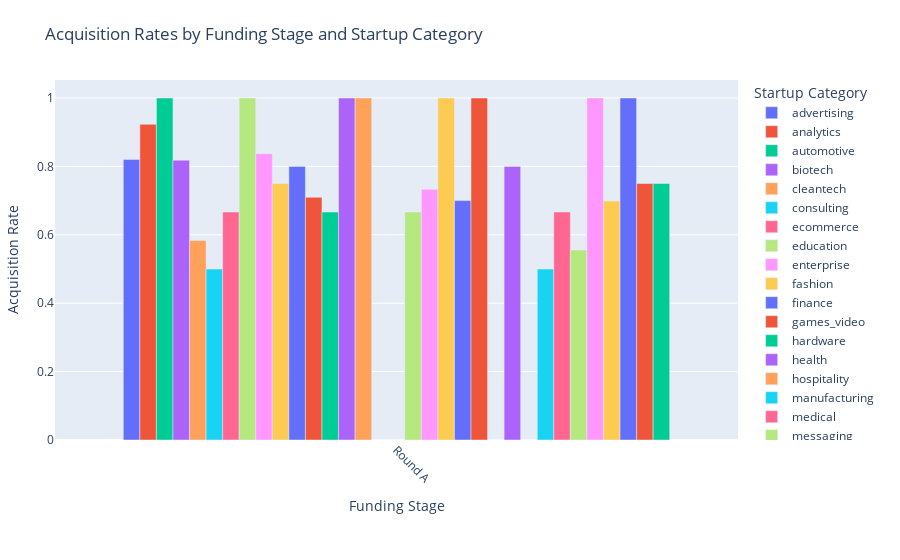

Notebook source saved alongside this figure:
### Code cell
rounda = [
    {
        "$project": {
            "category": "$category_code",
            "funding_stages": [
                {"stage": "Round A", "present": "$has_roundA"},

            ],
            "status": "$status"
        }
    },
    {
        "$unwind": "$funding_stages"  
    },
    {
        "$match": {"funding_stages.present": 1} 
    },
    {
        "$group": {
            "_id": {
                "category": "$category",
                "funding_stage": "$funding_stages.stage"
            },
            "totalCount": {"$sum": 1},
            "acquiredCount": {
                "$sum": {"$cond": [{"$eq": ["$status", "acquired"]}, 1, 0]}
            }
        }
    },
    {
        "$addFields": {
            "acquisition_rate": {"$divide": ["$acquiredCount", "$totalCount"]}
        }
    },
    {"$sort": {"_id.category": 1, "_id.funding_stage": 1}}
]
# Run
result = list(startup_data.aggregate(rounda))

data = pd.DataFrame(result)

# Flatten the _id field into separate columns
data = pd.concat([data.drop(columns="_id"), data["_id"].apply(pd.Series)], axis=1)

# Rename columns for clarity
data.rename(columns={"category": "Startup Category", "funding_stage": "Funding Stage"}, inplace=True)

# Create a grouped bar chart
fig = px.bar(
    data,
    x="Funding Stage",
    y="acquisition_rate",
    color="Startup Category",  
    title="Acquisition Rates by Funding Stage and Startup Category",
    labels={
        "Funding Stage": "Funding Stage",
        "acquisition_rate": "Acquisition Rate",
        "Startup Category": "Startup Category"
    },
    barmode="group"  
)

# Adjust layout for readability
fig.update_layout(
    xaxis=dict(tickangle=45),  
    legend=dict(title="Startup Category"),
    margin=dict(l=40, r=40, t=80, b=120) 

fig.show()

### Figure 1 — Plotly figure (JSON) as saved in the notebook; plotly's stock layout.template omitted (floating-point values rounded to 4 significant figures)
{"data": [{"alignmentgroup": "True", "hovertemplate": "Startup Category=advertising<br>Funding Stage=%{x}<br>Acquisition Rate=%{y}<extra></extra>", "legendgroup": "advertising", "marker": {"color": "#636efa", "pattern": {"shape": ""}}, "name": "advertising", "offsetgroup": "advertising", "orientation": "v", "showlegend": true, "textposition": "auto", "type": "bar", "x": ["Round A"], "xaxis": "x", "y": [0.8205], "yaxis": "y"}, {"alignmentgroup": "True", "hovertemplate": "Startup Category=analytics<br>Funding Stage=%{x}<br>Acquisition Rate=%{y}<extra></extra>", "legendgroup": "analytics", "marker": {"color": "#EF553B", "pattern": {"shape": ""}}, "name": "analytics", "offsetgroup": "analytics", "orientation": "v", "showlegend": true, "textposition": "auto", "type": "bar", "x": ["Round A"], "xaxis": "x", "y": [0.9231], "yaxis": "y"}, {"alignmentgroup": "True", "hovertemplate": "Startup Category=automotive<br>Funding Stage=%{x}<br>Acquisition Rate=%{y}<extra></extra>", "legendgroup": "automotive", "marker": {"color": "#00cc96", "pattern": {"shape": ""}}, "name": "automotive", "offsetgroup": "automotive", "orientation": "v", "showlegend": true, "textposition": "auto", "type": "bar", "x": ["Round A"], "xaxis": "x", "y": [1], "yaxis": "y"}, {"alignmentgroup": "True", "hovertemplate": "Startup Category=biotech<br>Funding Stage=%{x}<br>Acquisition Rate=%{y}<extra></extra>", "legendgroup": "biotech", "marker": {"color": "#ab63fa", "pattern": {"shape": ""}}, "name": "biotech", "offsetgroup": "biotech", "orientation": "v", "showlegend": true, "textposition": "auto", "type": "bar", "x": ["Round A"], "xaxis": "x", "y": [0.8182], "yaxis": "y"}, {"alignmentgroup": "True", "hovertemplate": "Startup Category=cleantech<br>Funding Stage=%{x}<br>Acquisition Rate=%{y}<extra></extra>", "legendgroup": "cleantech", "marker": {"color": "#FFA15A", "pattern": {"shape": ""}}, "name": "cleantech", "offsetgroup": "cleantech", "orientation": "v", "showlegend": true, "textposition": "auto", "type": "bar", "x": ["Round A"], "xaxis": "x", "y": [0.5833], "yaxis": "y"}, {"alignmentgroup": "True", "hovertemplate": "Startup Category=consulting<br>Funding Stage=%{x}<br>Acquisition Rate=%{y}<extra></extra>", "legendgroup": "consulting", "marker": {"color": "#19d3f3", "pattern": {"shape": ""}}, "name": "consulting", "offsetgroup": "consulting", "orientation": "v", "showlegend": true, "textposition": "auto", "type": "bar", "x": ["Round A"], "xaxis": "x", "y": [0.5], "yaxis": "y"}, {"alignmentgroup": "True", "hovertemplate": "Startup Category=ecommerce<br>Funding Stage=%{x}<br>Acquisition Rate=%{y}<extra></extra>", "legendgroup": "ecommerce", "marker": {"color": "#FF6692", "pattern": {"shape": ""}}, "name": "ecommerce", "offsetgroup": "ecommerce", "orientation": "v", "showlegend": true, "textposition": "auto", "type": "bar", "x": ["Round A"], "xaxis": "x", "y": [0.6667], "yaxis": "y"}, {"alignmentgroup": "True", "hovertemplate": "Startup Category=education<br>Funding Stage=%{x}<br>Acquisition Rate=%{y}<extra></extra>", "legendgroup": "education", "marker": {"color": "#B6E880", "pattern": {"shape": ""}}, "name": "education", "offsetgroup": "education", "orientation": "v", "showlegend": true, "textposition": "auto", "type": "bar", "x": ["Round A"], "xaxis": "x", "y": [1], "yaxis": "y"}, {"alignmentgroup": "True", "hovertemplate": "Startup Category=enterprise<br>Funding Stage=%{x}<br>Acquisition Rate=%{y}<extra></extra>", "legendgroup": "enterprise", "marker": {"color": "#FF97FF", "pattern": {"shape": ""}}, "name": "enterprise", "offsetgroup": "enterprise", "orientation": "v", "showlegend": true, "textposition": "auto", "type": "bar", "x": ["Round A"], "xaxis": "x", "y": [0.8372], "yaxis": "y"}, {"alignmentgroup": "True", "hovertemplate": "Startup Category=fashion<br>Funding Stage=%{x}<br>Acquisition Rate=%{y}<extra></extra>", "legendgroup": "fashion", "marker": {"color": "#FECB52", "pattern": {"shape": ""}}, "name": "fashion", "offsetgroup": "fashion", "orientation": "v", "showlegend": true, "textposition": "auto", "type": "bar", "x": ["Round A"], "xaxis": "x", "y": [0.75], "yaxis": "y"}, {"alignmentgroup": "True", "hovertemplate": "Startup Category=finance<br>Funding Stage=%{x}<br>Acquisition Rate=%{y}<extra></extra>", "legendgroup": "finance", "marker": {"color": "#636efa", "pattern": {"shape": ""}}, "name": "finance", "offsetgroup": "finance", "orientation": "v", "showlegend": true, "textposition": "auto", "type": "bar", "x": ["Round A"], "xaxis": "x", "y": [0.8], "yaxis": "y"}, {"alignmentgroup": "True", "hovertemplate": "Startup Category=games_video<br>Funding Stage=%{x}<br>Acquisition Rate=%{y}<extra></extra>", "legendgroup": "games_video", "marker": {"color": "#EF553B", "pattern": {"shape": ""}}, "name": "games_video", "offsetgroup": "games_video", "orientation": "v", "showlegend": true, "textposition": "auto", "type": "bar", "x": ["Round A"], "xaxis": "x", "y": [0.7097], "yaxis": "y"}, {"alignmentgroup": "True", "hovertemplate": "Startup Category=hardware<br>Funding Stage=%{x}<br>Acquisition Rate=%{y}<extra></extra>", "legendgroup": "hardware", "marker": {"color": "#00cc96", "pattern": {"shape": ""}}, "name": "hardware", "offsetgroup": "hardware", "orientation": "v", "showlegend": true, "textposition": "auto", "type": "bar", "x": ["Round A"], "xaxis": "x", "y": [0.6667], "yaxis": "y"}, {"alignmentgroup": "True", "hovertemplate": "Startup Category=health<br>Funding Stage=%{x}<br>Acquisition Rate=%{y}<extra></extra>", "legendgroup": "health", "marker": {"color": "#ab63fa", "pattern": {"shape": ""}}, "name": "health", "offsetgroup": "health", "orientation": "v", "showlegend": true, "textposition": "auto", "type": "bar", "x": ["Round A"], "xaxis": "x", "y": [1], "yaxis": "y"}, {"alignmentgroup": "True", "hovertemplate": "Startup Category=hospitality<br>Funding Stage=%{x}<br>Acquisition Rate=%{y}<extra></extra>", "legendgroup": "hospitality", "marker": {"color": "#FFA15A", "pattern": {"shape": ""}}, "name": "hospitality", "offsetgroup": "hospitality", "orientation": "v", "showlegend": true, "textposition": "auto", "type": "bar", "x": ["Round A"], "xaxis": "x", "y": [1], "yaxis": "y"}, {"alignmentgroup": "True", "hovertemplate": "Startup Category=manufacturing<br>Funding Stage=%{x}<br>Acquisition Rate=%{y}<extra></extra>", "legendgroup": "manufacturing", "marker": {"color": "#19d3f3", "pattern": {"shape": ""}}, "name": "manufacturing", "offsetgroup": "manufacturing", "orientation": "v", "showlegend": true, "textposition": "auto", "type": "bar", "x": ["Round A"], "xaxis": "x", "y": [0], "yaxis": "y"}, {"alignmentgroup": "True", "hovertemplate": "Startup Category=medical<br>Funding Stage=%{x}<br>Acquisition Rate=%{y}<extra></extra>", "legendgroup": "medical", "marker": {"color": "#FF6692", "pattern": {"shape": ""}}, "name": "medical", "offsetgroup": "medical", "orientation": "v", "showlegend": true, "textposition": "auto", "type": "bar", "x": ["Round A"], "xaxis": "x", "y": [0], "yaxis": "y"}, {"alignmentgroup": "True", "hovertemplate": "Startup Category=messaging<br>Funding Stage=%{x}<br>Acquisition Rate=%{y}<extra></extra>", "legendgroup": "messaging", "marker": {"color": "#B6E880", "pattern": {"shape": ""}}, "name": "messaging", "offsetgroup": "messaging", "orientation": "v", "showlegend": true, "textposition": "auto", "type": "bar", "x": ["Round A"], "xaxis": "x", "y": [0.6667], "yaxis": "y"}, {"alignmentgroup": "True", "hovertemplate": "Startup Category=mobile<br>Funding Stage=%{x}<br>Acquisition Rate=%{y}<extra></extra>", "legendgroup": "mobile", "marker": {"color": "#FF97FF", "pattern": {"shape": ""}}, "name": "mobile", "offsetgroup": "mobile", "orientation": "v", "showlegend": true, "textposition": "auto", "type": "bar", "x": ["Round A"], "xaxis": "x", "y": [0.7333], "yaxis": "y"}, {"alignmentgroup": "True", "hovertemplate": "Startup Category=music<br>Funding Stage=%{x}<br>Acquisition Rate=%{y}<extra></extra>", "legendgroup": "music", "marker": {"color": "#FECB52", "pattern": {"shape": ""}}, "name": "music", "offsetgroup": "music", "orientation": "v", "showlegend": true, "textposition": "auto", "type": "bar", "x": ["Round A"], "xaxis": "x", "y": [1], "yaxis": "y"}, {"alignmentgroup": "True", "hovertemplate": "Startup Category=network_hosting<br>Funding Stage=%{x}<br>Acquisition Rate=%{y}<extra></extra>", "legendgroup": "network_hosting", "marker": {"color": "#636efa", "pattern": {"shape": ""}}, "name": "network_hosting", "offsetgroup": "network_hosting", "orientation": "v", "showlegend": true, "textposition": "auto", "type": "bar", "x": ["Round A"], "xaxis": "x", "y": [0.7], "yaxis": "y"}, {"alignmentgroup": "True", "hovertemplate": "Startup Category=news<br>Funding Stage=%{x}<br>Acquisition Rate=%{y}<extra></extra>", "legendgroup": "news", "marker": {"color": "#EF553B", "pattern": {"shape": ""}}, "name": "news", "offsetgroup": "news", "orientation": "v", "showlegend": true, "textposition": "auto", "type": "bar", "x": ["Round A"], "xaxis": "x", "y": [1], "yaxis": "y"}, {"alignmentgroup": "True", "hovertemplate": "Startup Category=other<br>Funding Stage=%{x}<br>Acquisition Rate=%{y}<extra></extra>", "legendgroup": "other", "marker": {"color": "#00cc96", "pattern": {"shape": ""}}, "name": "other", "offsetgroup": "other", "orientation": "v", "showlegend": true, "textposition": "auto", "type": "bar", "x": ["Round A"], "xaxis": "x", "y": [0], "yaxis": "y"}, {"alignmentgroup": "True", "hovertemplate": "Startup Category=photo_video<br>Funding Stage=%{x}<br>Acquisition Rate=%{y}<extra></extra>", "legendgroup": "photo_video", "marker": {"color": "#ab63fa", "pattern": {"shape": ""}}, "name": "photo_video", "offsetgroup": "photo_video", "orientation": "v", "showlegend": true, "textposition": "auto", "type": "bar", "x": ["Round A"], "xaxis": "x", "y": [0.8], "yaxis": "y"}, {"alignmentgroup": "True", "hovertemplate": "Startup Category=public_relations<br>Funding Stage=%{x}<br>Acquisition Rate=%{y}<extra></extra>", "legendgroup": "public_relations", "marker": {"color": "#FFA15A", "pattern": {"shape": ""}}, "name": "public_relations", "offsetgroup": "public_relations", "orientation": "v", "showlegend": true, "textposition": "auto", "type": "bar", "x": ["Round A"], "xaxis": "x", "y": [0], "yaxis": "y"}, {"alignmentgroup": "True", "hovertemplate": "Startup Category=search<br>Funding Stage=%{x}<br>Acquisition Rate=%{y}<extra></extra>", "legendgroup": "search", "marker": {"color": "#19d3f3", "pattern": {"shape": ""}}, "name": "search", "offsetgroup": "search", "orientation": "v", "showlegend": true, "textposition": "auto", "type": "bar", "x": ["Round A"], "xaxis": "x", "y": [0.5], "yaxis": "y"}, {"alignmentgroup": "True", "hovertemplate": "Startup Category=security<br>Funding Stage=%{x}<br>Acquisition Rate=%{y}<extra></extra>", "legendgroup": "security", "marker": {"color": "#FF6692", "pattern": {"shape": ""}}, "name": "security", "offsetgroup": "security", "orientation": "v", "showlegend": true, "textposition": "auto", "type": "bar", "x": ["Round A"], "xaxis": "x", "y": [0.6667], "yaxis": "y"}, {"alignmentgroup": "True", "hovertemplate": "Startup Category=semiconductor<br>Funding Stage=%{x}<br>Acquisition Rate=%{y}<extra></extra>", "legendgroup": "semiconductor", "marker": {"color": "#B6E880", "pattern": {"shape": ""}}, "name": "semiconductor", "offsetgroup": "semiconductor", "orientation": "v", "showlegend": true, "textposition": "auto", "type": "bar", "x": ["Round A"], "xaxis": "x", "y": [0.5556], "yaxis": "y"}, {"alignmentgroup": "True", "hovertemplate": "Startup Category=social<br>Funding Stage=%{x}<br>Acquisition Rate=%{y}<extra></extra>", "legendgroup": "social", "marker": {"color": "#FF97FF", "pattern": {"shape": ""}}, "name": "social", "offsetgroup": "social", "orientation": "v", "showlegend": true, "textposition": "auto", "type": "bar", "x": ["Round A"], "xaxis": "x", "y": [1], "yaxis": "y"}, {"alignmentgroup": "True", "hovertemplate": "Startup Category=software<br>Funding Stage=%{x}<br>Acquisition Rate=%{y}<extra></extra>", "legendgroup": "software", "marker": {"color": "#FECB52", "pattern": {"shape": ""}}, "name": "software", "offsetgroup": "software", "orientation": "v", "showlegend": true, "textposition": "auto", "type": "bar", "x": ["Round A"], "xaxis": "x", "y": [0.6986], "yaxis": "y"}, {"alignmentgroup": "True", "hovertemplate": "Startup Category=transportation<br>Funding Stage=%{x}<br>Acquisition Rate=%{y}<extra></extra>", "legendgroup": "transportation", "marker": {"color": "#636efa", "pattern": {"shape": ""}}, "name": "transportation", "offsetgroup": "transportation", "orientation": "v", "showlegend": true, "textposition": "auto", "type": "bar", "x": ["Round A"], "xaxis": "x", "y": [1], "yaxis": "y"}, {"alignmentgroup": "True", "hovertemplate": "Startup Category=travel<br>Funding Stage=%{x}<br>Acquisition Rate=%{y}<extra></extra>", "legendgroup": "travel", "marker": {"color": "#EF553B", "pattern": {"shape": ""}}, "name": "travel", "offsetgroup": "travel", "orientation": "v", "showlegend": true, "textposition": "auto", "type": "bar", "x": ["Round A"], "xaxis": "x", "y": [0.75], "yaxis": "y"}, {"alignmentgroup": "True", "hovertemplate": "Startup Category=web<br>Funding Stage=%{x}<br>Acquisition Rate=%{y}<extra></extra>", "legendgroup": "web", "marker": {"color": "#00cc96", "pattern": {"shape": ""}}, "name": "web", "offsetgroup": "web", "orientation": "v", "showlegend": true, "textposition": "auto", "type": "bar", "x": ["Round A"], "xaxis": "x", "y": [0.75], "yaxis": "y"}], "layout": {"barmode": "group", "legend": {"title": {"text": "Startup Category"}, "tracegroupgap": 0}, "margin": {"b": 120, "l": 40, "r": 40, "t": 80}, "title": {"text": "Acquisition Rates by Funding Stage and Startup Category"}, "xaxis": {"anchor": "y", "domain": [0, 1], "tickangle": 45, "title": {"text": "Funding Stage"}}, "yaxis": {"anchor": "x", "domain": [0, 1], "title": {"text": "Acquisition Rate"}}}}
